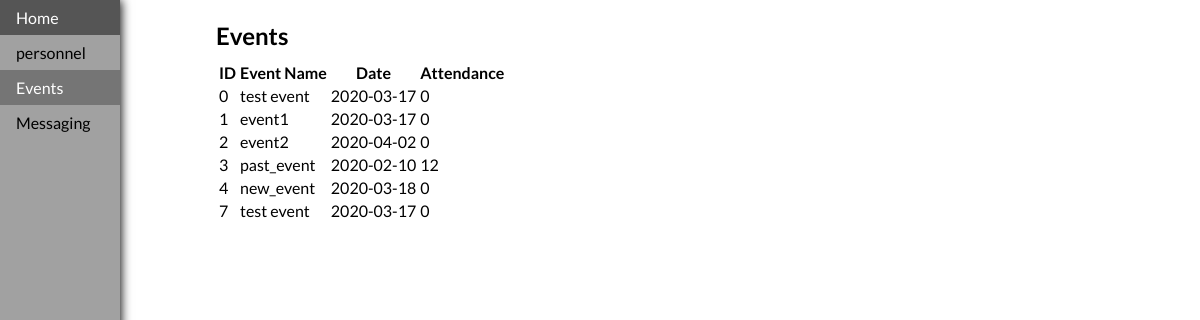
Screenshot of /events.php with the database file from the repository.
### tables this page shows
CREATE TABLE `events` (
  `event_ID` int(11) NOT NULL,
  `name` varchar(50) NOT NULL,
  `date` date NOT NULL,
  `attendance` int(11) NOT NULL
);

### events.php (the view, shortened to what this page needs)
<!DOCTYPE html>
<html>
<head>
    <link rel="stylesheet" type="text/css" href="../PM-css/styles.css">
    <link rel="stylesheet" type="text/css" href="../PM-css/event-style.css">
</head>
<body>
    <?php require '../PM-extras/db_utils.php';
    $link = create_connection();
    ?>
    <ul>
        <li><a href="../index.php">Home</a></li>
        <li><a href="personnel.php">personnel</a></li>
        <li><a class="active" href="events.php">Events</a class="active"></li>
        <li><a href="messaging.php">Messaging</a></li>
    </ul>
    <div class="page_body">
        <h2>Events</h2>
        <div class="event_table_wrappper">
        <?php
            $sql = "SELECT * FROM events";
            if ($res = mysqli_query($link, $sql)) {
                if (mysqli_num_rows($res) > 0) {
                    echo '<table class="event_table">';
                    echo "<tr>";
                    echo "<th class='event_header'>ID</th>";
                    echo "<th class='event_header'>Event Name</th>";
                    echo "<th class='event_header'>Date</th>";
                    echo "<th class='event_header'>Attendance</th>";
                    echo "</tr>";
                    while ($row = mysqli_fetch_array($res)) {
                        echo "<tr class='event_row'>";
                        echo "<td class='event_data'>" . $row['event_ID'] . "</td>";
                        echo "<td class='event_data'>" . $row['name'] . "</td>";
                        echo "<td class='event_data'>" . $row['date'] . "</td>";
                        echo "<td class='event_data'>" . $row['attendance'] . "</td>";
                        echo "</tr>";
                    }
                    echo "</table>";
                } else {
                    echo "No results found";
                }
            }
?>
        </div>
    </div>
</body>
</html>

### PM-css/styles.css (style rules this page uses)
* { font-family: 'Lato', sans-serif; }
html { height: 100%; width: 100%; }
body { margin: 0; width: 100%; height: 100%; overflow-x: hidden; }
.page_body { margin-left: 200px; margin-right: 80px; padding: 1px 16px; }
ul { list-style-type: none; margin: 0; padding: 0; width: 120px; background-color: rgb(161, 161, 161); position: fixed; height: 100%; overflow: auto; box-shadow: 1px 0px 10px; z-index: 10; }
li a { display: block; color: #000; padding: 8px 16px; text-decoration: none; }
li a.active { background-color: rgb(117, 117, 117); color: white; }

### rows the page displays
events: event_ID "0", name "test event", date "2020-03-17", attendance "0"
events: event_ID "1", name "event1", date "2020-03-17", attendance "0"
events: event_ID "2", name "event2", date "2020-04-02", attendance "0"
events: event_ID "3", name "past_event", date "2020-02-10", attendance "12"
events: event_ID "4", name "new_event", date "2020-03-18", attendance "0"
events: event_ID "7", name "test event", date "2020-03-17", attendance "0"
